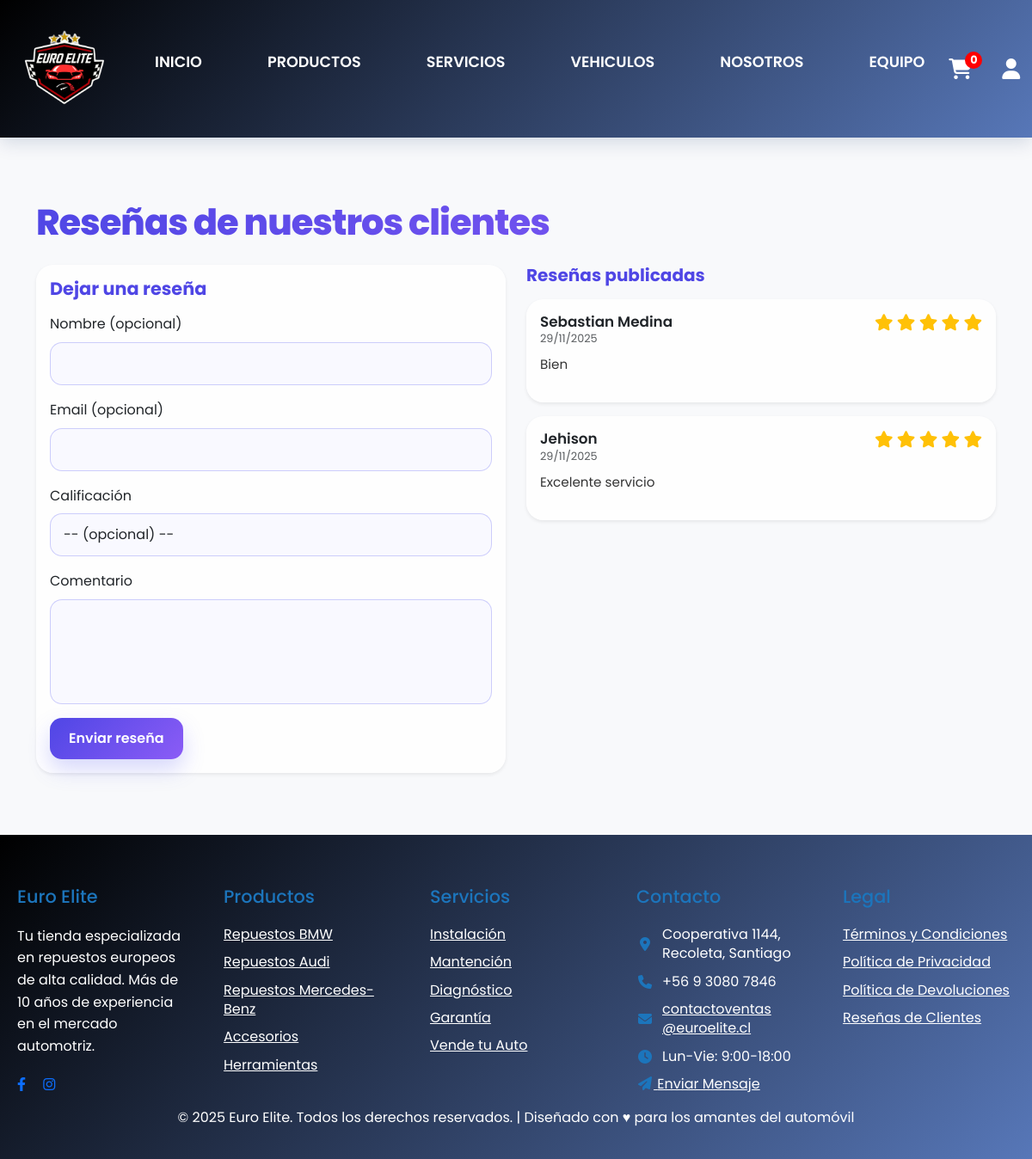
The app's page /resenas/ with its own data.
### Main/models.py (models this page shows, shortened)
class MarcaTiempo(models.Model):
    creado = models.DateTimeField(auto_now_add=True, db_index=True)
    actualizado = models.DateTimeField(auto_now=True)
    class Meta:
        abstract = True

class Testimonio(MarcaTiempo):
    usuario = models.ForeignKey(settings.AUTH_USER_MODEL, null=True, blank=True, on_delete=models.SET_NULL, related_name="testimonios")
    nombre = models.CharField(max_length=120, blank=True)
    email = models.EmailField(blank=True)
    mensaje = models.TextField()
    calificacion = models.PositiveSmallIntegerField(null=True, blank=True, validators=[MinValueValidator(1), MaxValueValidator(5)])
    aprobada = models.BooleanField(null=True, default=False)  # False: pendiente, True: aprobada/publicada, None: rechazada
    class Meta:
        verbose_name = 'Reseña'
        verbose_name_plural = 'Reseñas'

### Main/views.py (the view, shortened to what this page needs)
# urls.py: path('resenas/', main_views.resenas, name='resenas'),
def resenas(request):
    from .models import Resena, Testimonio
    resenas_aprobadas = Resena.objects.filter(aprobada=True).select_related('usuario', 'producto').order_by('-creado')
    resenas_publicas = Testimonio.objects.filter(aprobada=True).select_related('usuario').order_by('-creado')
    return render(request, 'taller/resenas.html', {
        'resenas': resenas_aprobadas,
        'resenas_publicas': resenas_publicas
    })

### Main/templates/taller/resenas.html (shortened to what this page needs)
{% extends 'base.html' %}
{% load static %}
{% block content %}
<div class="container my-5">
    <h1 class="mb-4">Reseñas de nuestros clientes</h1>
    <div class="row">
        <div class="col-lg-6 mb-4">
            <div class="card shadow-sm">
                <div class="card-body">
                    <h5 class="card-title">Dejar una reseña</h5>
                    <form method="post" action="{% url 'resenas' %}">
                        <div class="mb-3">
                            <label class="form-label">Nombre (opcional)</label>
                            <input class="form-control" name="nombre" value="{% if request.user.is_authenticated %}{{ request.user.get_full_name }}{% endif %}">
                        </div>
                        <div class="mb-3">
                            <label class="form-label">Email (opcional)</label>
                            <input class="form-control" name="email" value="{% if request.user.is_authenticated %}{{ request.user.email }}{% endif %}">
                        </div>
                        <div class="mb-3">
                            <label class="form-label">Calificación</label>
                            <select class="form-select" name="calificacion">
                                <option value="">-- (opcional) --</option>
                            </select>
                        </div>
                        <div class="mb-3">
                            <label class="form-label">Comentario</label>
                            <textarea class="form-control" name="mensaje" rows="4" required></textarea>
                        </div>
                        <button class="btn btn-primary" type="submit">Enviar reseña</button>
                    </form>
                </div>
            </div>
        </div>
        <div class="col-lg-6">
            <h5 class="mb-3">Reseñas publicadas</h5>
            {% if resenas_publicas %}
                {% for t in resenas_publicas %}
                <div class="card mb-3 shadow-sm">
                    <div class="card-body">
                        <div class="d-flex justify-content-between">
                            <div>
                                <h6 class="mb-0">
                                    {% if t.nombre %}
                                        {{ t.nombre }}
                                    {% elif t.usuario %}
                                        {{ t.usuario.get_full_name }}
                                    {% else %}
                                        Anónimo
                                    {% endif %}
                                </h6>
                                <small class="text-muted">{{ t.creado|date:"d/m/Y" }}</small>
                            </div>
                            <div class="text-warning">
                                {% if t.calificacion %}
                                    {% for i in "12345" %}
                                        {% if forloop.counter <= t.calificacion %}
                                            <i class="fas fa-star"></i>
                                        {% else %}
                                            <i class="far fa-star"></i>
                                        {% endif %}
                                    {% endfor %}
                                {% endif %}
                            </div>
                        </div>
                        <p class="mt-2">{{ t.mensaje }}</p>
                    </div>
                </div>
                {% endfor %}
            {% else %}
                <div class="alert alert-info">Aún no hay reseñas públicas.</div>
            {% endif %}
        </div>
    </div>
</div>
{% endblock %}

### Main/static/css/style.css (style rules this page uses)
:root { --primary-dark: #062B61; --primary-medium: #003399; --primary-light: #1C75BC; --accent-red: #E31E24; --neutral-gray: #808080; --white: #FFFFFF; --shadow: 0 4px 15px rgba(6, 43, 97, 0.1); --shadow-hover: 0 8px 25px rgba(6, 43, 97, 0.2); --border-radius: 12px; --transition: all 0.3s ease; }
* { margin: 0; padding: 0; box-sizing: border-box; }
body { font-family: 'Poppins', sans-serif; line-height: 1.6; color: #333; overflow-x: hidden; opacity: 0; min-height: 100vh; display: flex; flex-direction: column; background-color: #F8F9FB; }
body { font-family: 'Poppins', sans-serif; line-height: 1.6; color: #333; overflow-x: hidden; opacity: 0; min-height: 100vh; display: flex; flex-direction: column; }

### Main/templates/base.html (style rules this page uses)
:root { --navbar-height: 160px; }
body { padding-top: var(--navbar-height); }

### Main/templates/taller/resenas.html (style rules this page uses)
h1 { font-weight: 800; font-size: 2.6rem; letter-spacing: -1px; text-align: left; background: linear-gradient(135deg, #4f46e5, #8b5cf6); -webkit-background-clip: text; -webkit-text-fill-color: transparent; margin-bottom: 2rem; }
.container { animation: fadeIn .6s ease-out; }
.card { border: 0; border-radius: 20px; backdrop-filter: blur(10px); background: rgba(255, 255, 255, .8); box-shadow: 0 15px 30px rgba(0, 0, 0, .08); transition: .25s ease; }
.card-title { font-weight: 700; font-size: 1.3rem; color: #4338ca; margin-bottom: 1rem; }
.form-control, .form-select { border-radius: 14px !important; padding: 12px 15px; border: 1px solid rgba(99, 102, 241, 0.3); background: #f9f9ff; transition: all 0.25s ease; }
textarea.form-control { resize: none; }
.btn-primary { border-radius: 14px; padding: 12px 22px; background: linear-gradient(135deg, #4f46e5, #8b5cf6); border: none; font-weight: 600; box-shadow: 0 12px 25px rgba(99,102,241,0.25); transition: all .25s ease; }
.card-body h6 { font-weight: 600; font-size: 1.05rem; }
.card-body small { font-size: 0.8rem; }
.text-warning .fa-star, .text-warning .far.fa-star { font-size: 1.2rem; transition: transform .2s, text-shadow .2s; }
.card-body p { font-size: .95rem; line-height: 1.6; color: #333; }
.col-lg-6 h5 { font-weight: 700; color: #4f46e5; }

### records on screen
Testimonio: nombre "Sebastian Medina", creado "29/11/2025", calificacion 5 (drawn), mensaje "Bien"
Testimonio: nombre "Jehison", creado "29/11/2025", calificacion 5 (drawn), mensaje "Excelente servicio"
